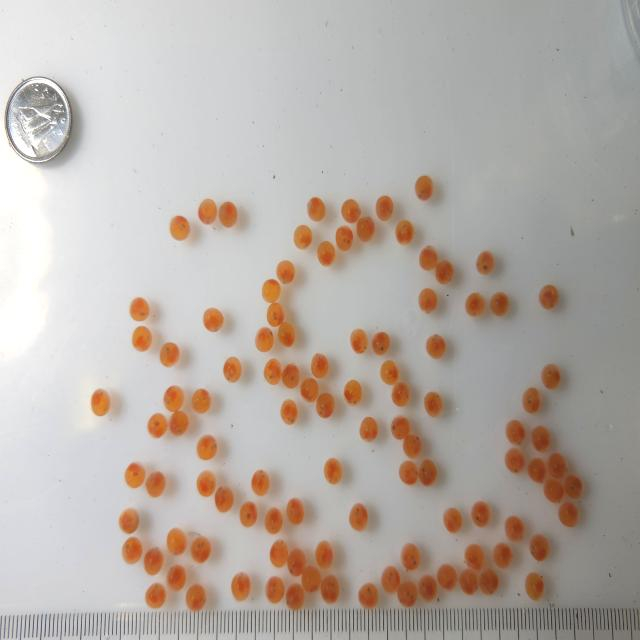
#> input picture Classical Image Processing Approach/trout_egg.jpg, 640 x 640 px
$ python egg_detection.py
#> lines starting #> are read from the running program, lines starting #| are printed output that depends on the picture; after the words box and inside, x2 and y2 are one past the last pixel; in counts of white or black regions, pixels touching at a corner belong together
import cv2
import numpy as np

def main():
    image = cv2.imread("trout_egg.jpg")
#> image is the input picture: shape (640, 640, 3); mean B, G, R 167, 173.6, 182.4
    original = image.copy()
    hsv = cv2.cvtColor(image, cv2.COLOR_BGR2HSV)
#> hsv: shape (640, 640, 3); mean H, S, V 51.7, 27.1, 183.7
    lower_orange = np.array([5, 165, 100])
    upper_orange = np.array([25, 255, 255])
    mask = cv2.inRange(hsv, lower_orange, upper_orange)
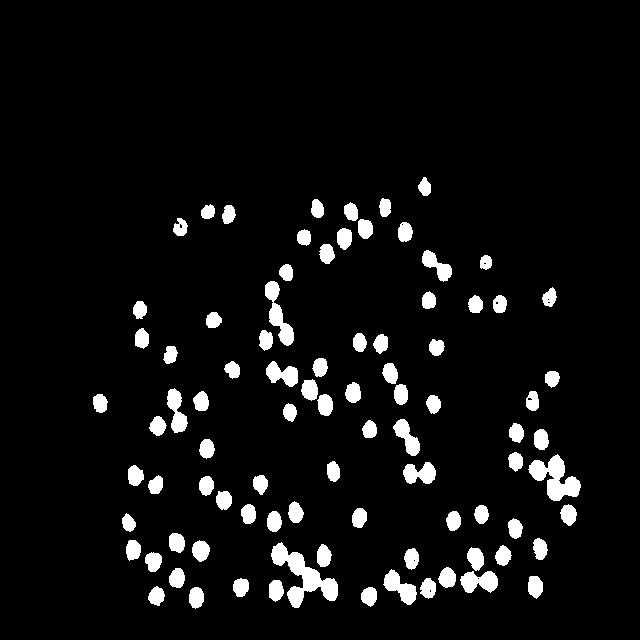
#> mask: shape (640, 640); 6.1% white; 88 white regions, largest, box (x1, y1, x2, y2) and area: (271, 542, 338, 608) 1590, (528, 454, 581, 501) 1217, (265, 281, 294, 346) 768
    dist_transform = cv2.distanceTransform(mask, cv2.DIST_L2, 3)
    cv2.normalize(dist_transform, dist_transform, 0, 1.0, cv2.NORM_MINMAX)
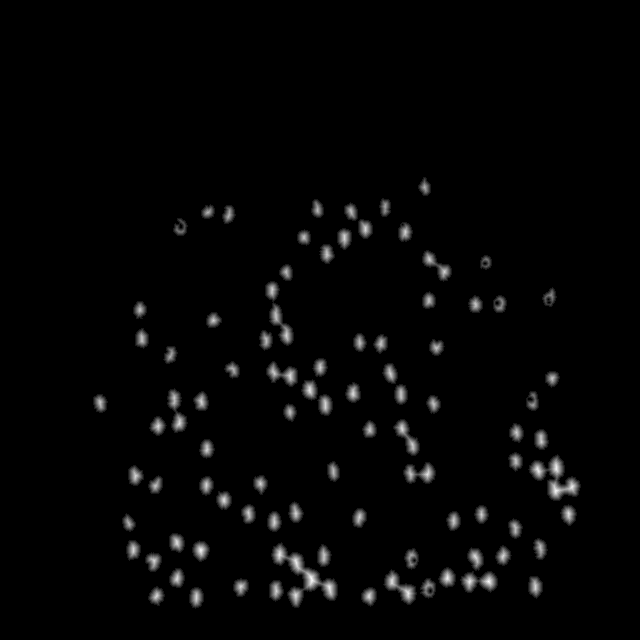
#> dist_transform: shape (640, 640) float32; min 0, max 1, mean 0.0203
    dist_transform = cv2.morphologyEx(dist_transform, cv2.MORPH_CLOSE, None, iterations=2)
    _, sure_foreground = cv2.threshold(dist_transform, 0.28, 1.0, cv2.THRESH_BINARY)
#> sure_foreground: shape (640, 640) float32; values 0 (black) and 1 (white), 3.3% white; 91 white regions, largest, box (x1, y1, x2, y2) and area: (273, 545, 336, 599) 844, (531, 457, 579, 499) 768, (386, 572, 415, 603) 355
    sure_foreground = cv2.morphologyEx(sure_foreground, cv2.MORPH_CLOSE, None, iterations=1)
    sure_foreground = cv2.morphologyEx(sure_foreground, cv2.MORPH_OPEN, None, iterations=1)
#> sure_foreground: shape (640, 640) float32; values 0 (black) and 1 (white), 3.3% white; 95 white regions, largest, box (x1, y1, x2, y2) and area: (274, 546, 336, 599) 838, (549, 458, 578, 499) 586, (386, 573, 414, 602) 350
    sure_foreground = cv2.morphologyEx(sure_foreground, cv2.MORPH_ERODE, None, iterations=2)
#> sure_foreground: shape (640, 640) float32; values 0 (black) and 1 (white), 1.1% white; 104 white regions (10 under 20 px), largest, box (x1, y1, x2, y2) and area: (551, 481, 576, 497) 175, (305, 571, 317, 587) 119, (291, 557, 302, 571) 89
    sure_foreground = cv2.morphologyEx(sure_foreground, cv2.MORPH_DILATE, None, iterations=1)
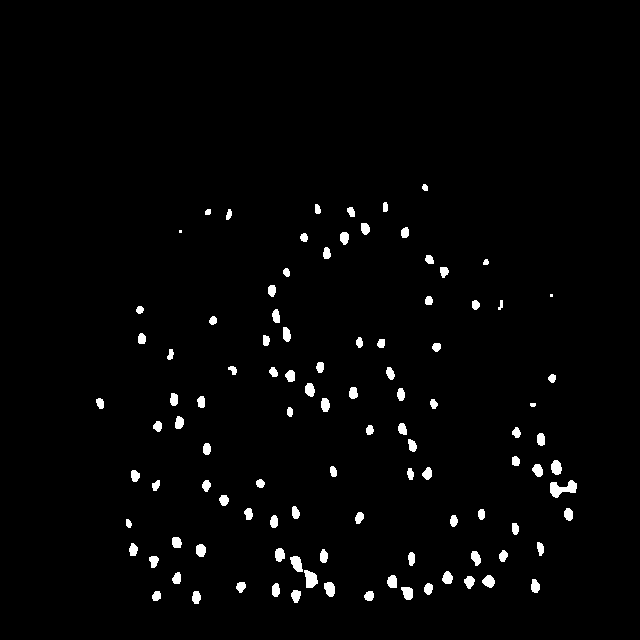
#> sure_foreground: shape (640, 640) float32; values 0 (black) and 1 (white), 2% white; 103 white regions (2 under 20 px), largest, box (x1, y1, x2, y2) and area: (550, 480, 577, 498) 273, (304, 570, 318, 588) 179, (290, 556, 303, 572) 143
    sure_foreground = np.uint8(sure_foreground)
    _, markers = cv2.connectedComponents(sure_foreground)
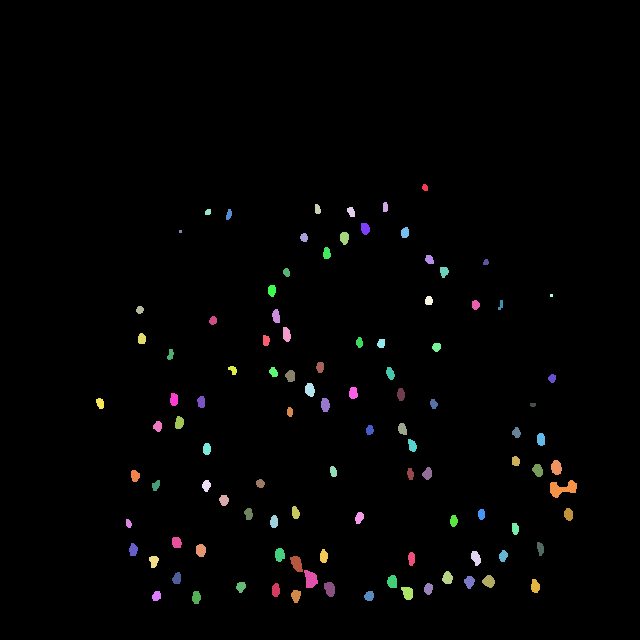
#> markers: shape (640, 640) int32; 104 distinct labels, from 0 to 103; one colour per label, 0 black
    markers = markers + 1
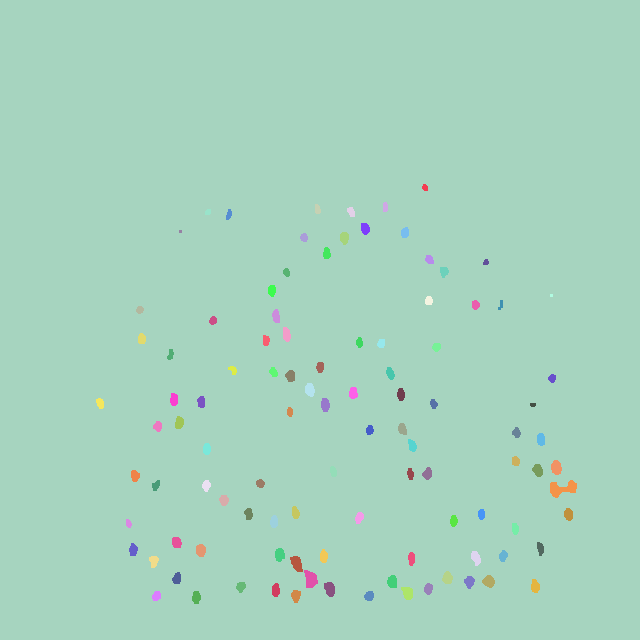
#> markers: shape (640, 640) int32; 104 distinct labels, from 1 to 104; one colour per label, 0 black
    markers[mask == 0] = 0
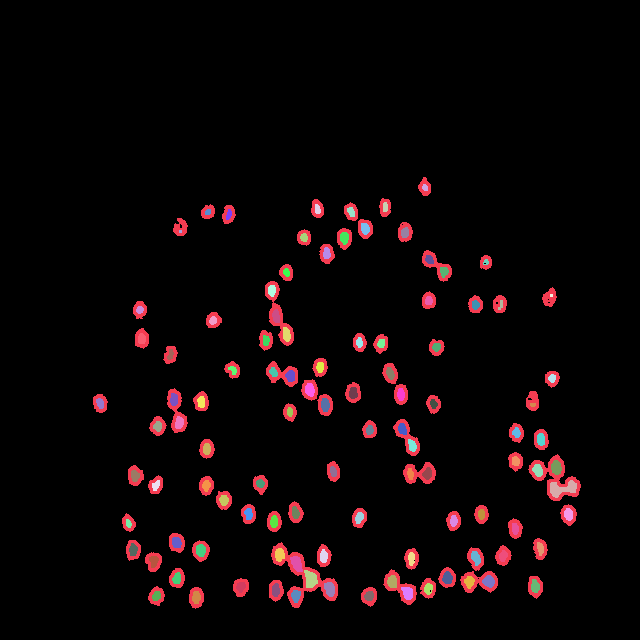
#> markers: shape (640, 640) int32; 105 distinct labels, from 0 to 104; one colour per label, 0 black
    cv2.watershed(image, markers)
    segmented = np.zeros_like(mask)
    segmented[markers > 1] = 255
    contours, _ = cv2.findContours(segmented, cv2.RETR_EXTERNAL, cv2.CHAIN_APPROX_SIMPLE)
    egg_count = len(contours)
    for i, cnt in enumerate(contours):
        (x, y), radius = cv2.minEnclosingCircle(cnt)
        center = (int(x), int(y))
        radius = int(radius)
        cv2.circle(original, center, radius, (0, 255, 0), 2)
        cv2.putText(original, str(i+1), (center[0]-10, center[1]-10),cv2.FONT_HERSHEY_SIMPLEX, 0.5, (0, 255, 0), 1)
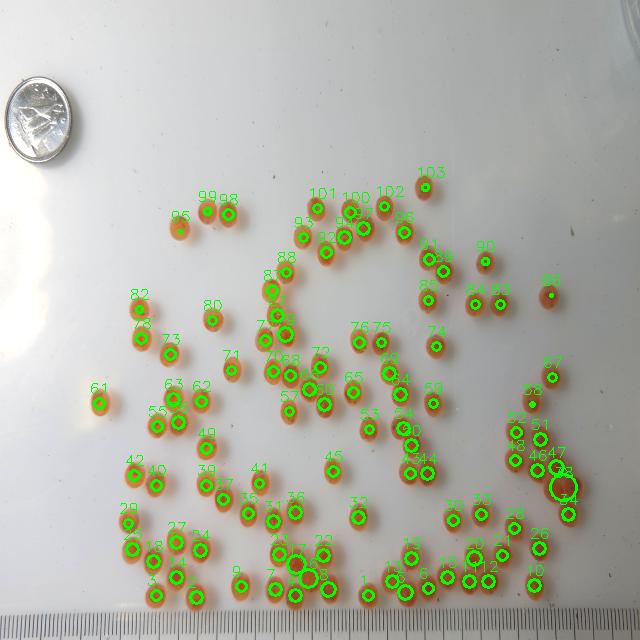
#> original: shape (640, 640, 3); 3.59% of pixels changed, all inside (x1, y1, x2, y2) = (91, 167, 578, 605)

    print(f"Total number of eggs detected: {egg_count}")
    cv2.imwrite("results/1.mask.png",mask)
    cv2.imwrite("results/2.segmented.png",segmented)
    cv2.imwrite("results/3.final_result.png",original)


if __name__ == "__main__":
    main()
